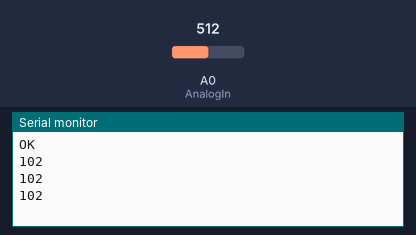
A sketch run on a simulated Arduino Uno, built with avr-gcc and run on an emulated ATmega328P. Shown: the last lines printed to the serial monitor. The inputs (shaded band) are chosen by the test bench; at power-on: A0 (AnalogIn) = 512.

Above: at 1.3 s.
1.4 s: A0 (AnalogIn) set to 716
At 1.9 s:
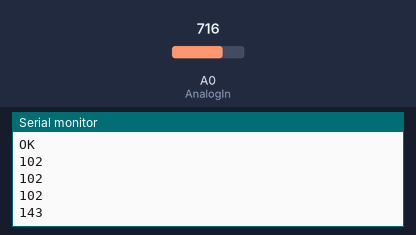
2.9 s: A0 (AnalogIn) set to 900
At 3.4 s:
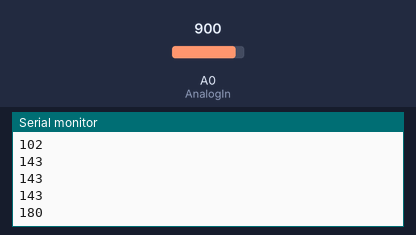
Timing chart, 0 to 5.9 s (numbered marks = the images above; inputs shaded):
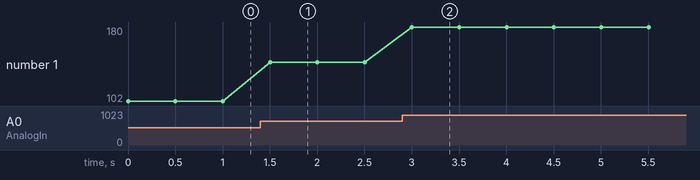

The sketch:

sketch_jul03a.ino
```cpp
const int AnalogIn  = A0;
int n = 0;
int readingIn = 0;
void setup() {
  // put your setup code here, to run once:
Serial.begin(9600);
Serial.println("OK");
}

void loop() {
  // put your main code here, to run repeatedly:
 // Serial.println(analogRead(AnalogIn));
  readingIn = analogRead(AnalogIn);
    n = (readingIn * 100) / 500;
    Serial.println(n);
    delay(500);
}
```

Measured:
- after the input at 1.4 s, the serial monitor: prints a new line after 0.10 s (image 1)
- after the input at 2.9 s, the serial monitor: prints a new line after 0.10 s (image 2)
- plotted number 1: 102 → 143 after the input at 1.4 s, 143 → 180 after the input at 2.9 s
